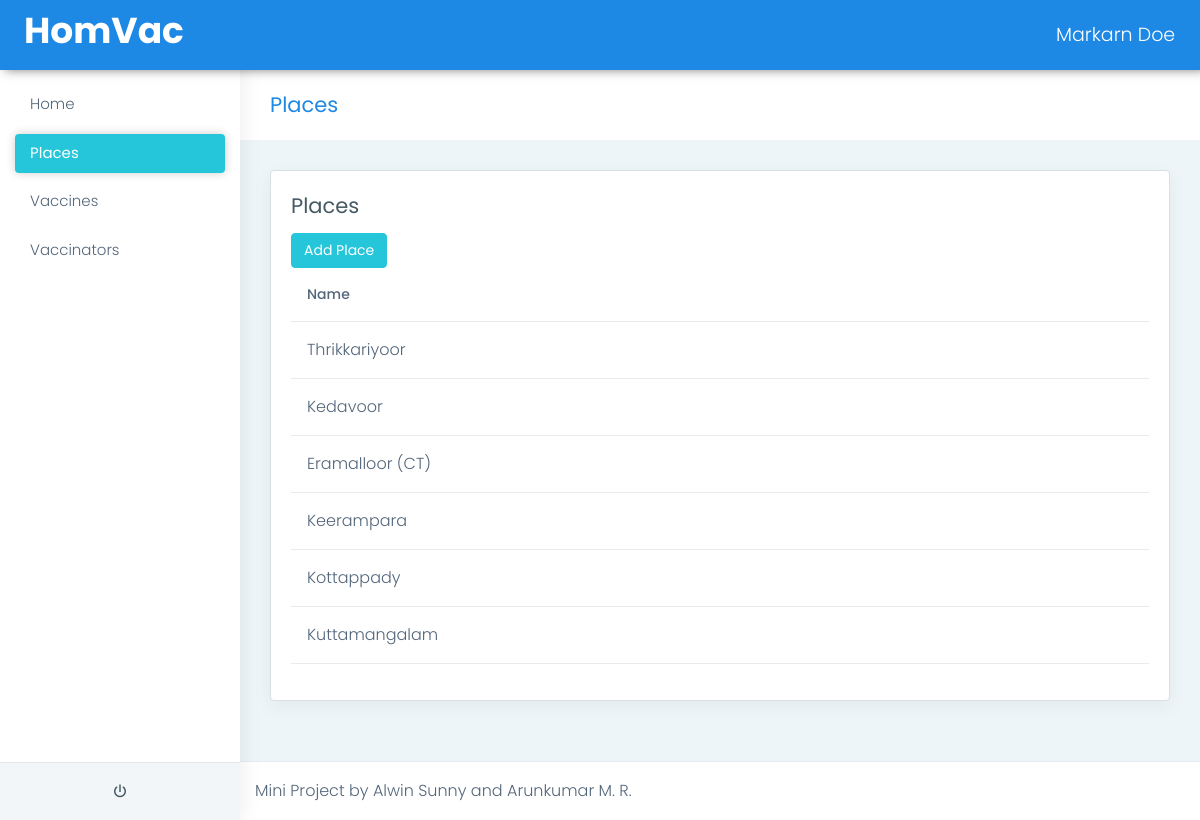
Page /admin/places.php (signed in) on the committed database.
### tables this page shows
CREATE TABLE `tbl_place` (
  `place_id` int(11) NOT NULL AUTO_INCREMENT,
  `place_name` varchar(25) NOT NULL,
  `place_status` varchar(10) NOT NULL,
  PRIMARY KEY (`place_id`)
);

### admin/places.php (the view, shortened to what this page needs)
<?php
include("header.php");
?>
<div class="page-breadcrumb">
    <div class="row align-items-center">
        <div class="col-md-6 col-8 align-self-center">
            <h3 class="page-title mb-0 p-0">Places</h3>
        </div>
    </div>
</div>
<div class="container-fluid">
    <div class="col-sm-12">
        <div class="card">
            <div class="card-body">
                <h4 class="card-title">Places</h4>
                <div class="col-sm-12 d-flex">
                    <a href="place_add.php" class="btn btn-success text-white">Add Place</a>
                </div>
                <div class="table-responsive">
                    <table class="table user-table">
                        <thead>
                            <tr>
                                <th class="border-top-0">Name</th>
                            </tr>
                        </thead>
                        <tbody>
                            <?php
                            include('../config.php');
                            $sql = "SELECT * FROM tbl_place";
                            $result = mysqli_query($conn, $sql);
                            if (mysqli_num_rows($result) > 0) {
                                while ($row = mysqli_fetch_assoc($result)) {
                                    echo "<tr><td>" . $row['place_name'] . "</td></tr>";
                                }
                            } else {
                                echo "0 results";
                            }
                            ?>
                        </tbody>
                    </table>
                </div>
            </div>
        </div>
    </div>
</div>
<?php
include("footer.php");
?>

### rows in the picture
tbl_place: place_name "Thrikkariyoor"
tbl_place: place_name "Kedavoor"
tbl_place: place_name "Eramalloor (CT)"
tbl_place: place_name "Keerampara"
tbl_place: place_name "Kottappady"
tbl_place: place_name "Kuttamangalam"
